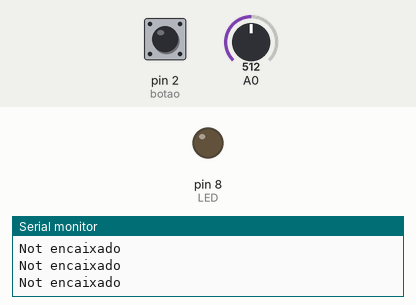
This sketch was run on a simulated Arduino Uno, built with avr-gcc and run on an emulated ATmega328P. On the bench: output pins drawn as LEDs (lit = HIGH), the last lines printed to the serial monitor. The inputs (shaded band) are chosen by the test bench; at power-on: A0 = 512, pin 2 (botao) HIGH.

Above: at 1.2 s.
1.3 s: A0 set to 111
2.8 s: A0 set to 95
At 4.0 s:
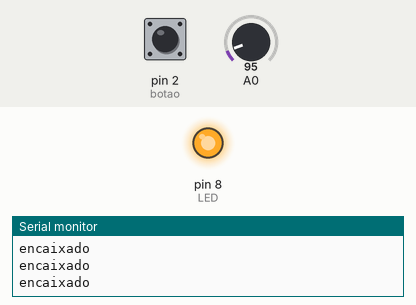
4.3 s: A0 set to 122
At 5.5 s:
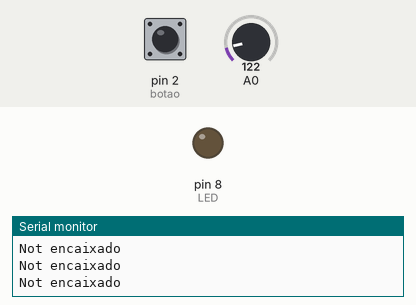
5.8 s: A0 set to 90
At 6.8 s:
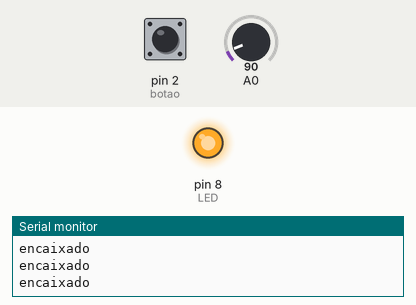
7.3 s: pin 2 (botao) pulled LOW for 0.15 s
At 12.3 s:
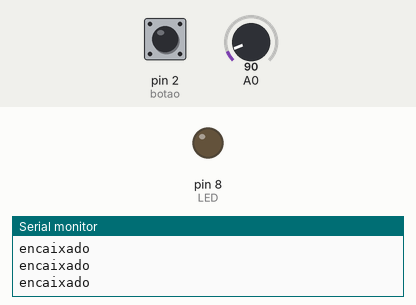
Timing chart, 0 to 13.3 s (numbered marks = the images above; inputs shaded):
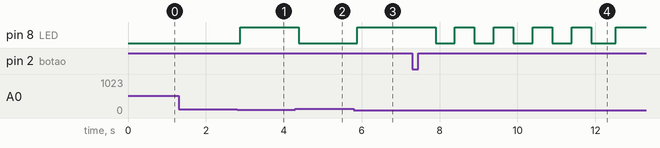

The sketch:

simulacao-execucao-robo.ino
```cpp
#define LED 8
#define botao 2

void setup()
{
  pinMode(LED, OUTPUT);
  Serial.begin(9600);
  pinMode(botao,INPUT_PULLUP);

  digitalWrite(LED,LOW);
}

void loop()
{
  if( analogRead(A0)>=90 && analogRead(A0) <=100)
  {
    digitalWrite(LED,HIGH);
    Serial.println("encaixado");

    if(!digitalRead(botao))
    {
      for (int count=0;count<5;count++)
      {
        digitalWrite(LED,HIGH);
        delay(500);
        digitalWrite(LED,LOW);
        delay(500);
      }
    }
  }
  else
  {
    digitalWrite(LED,LOW);
    Serial.println("Not encaixado");
  }
  delay(125);
}
```

Measured:
- the behaviour switches between 101 and 100 on A0 (found by bisection; images 0 and 1)
- after the input at 2.8 s, pin 8 (LED): LOW → HIGH after 0.08 s
- after the input at 4.3 s, pin 8 (LED): HIGH → LOW after 0.09 s
- after the input at 5.8 s, pin 8 (LED): LOW → HIGH after 0.09 s
- after the input at 7.3 s, pin 8 (LED): goes 4 × (LOW 0.50 s, HIGH 0.50 s), LOW 0.63 s, then HIGH, starting after 0.60 s
